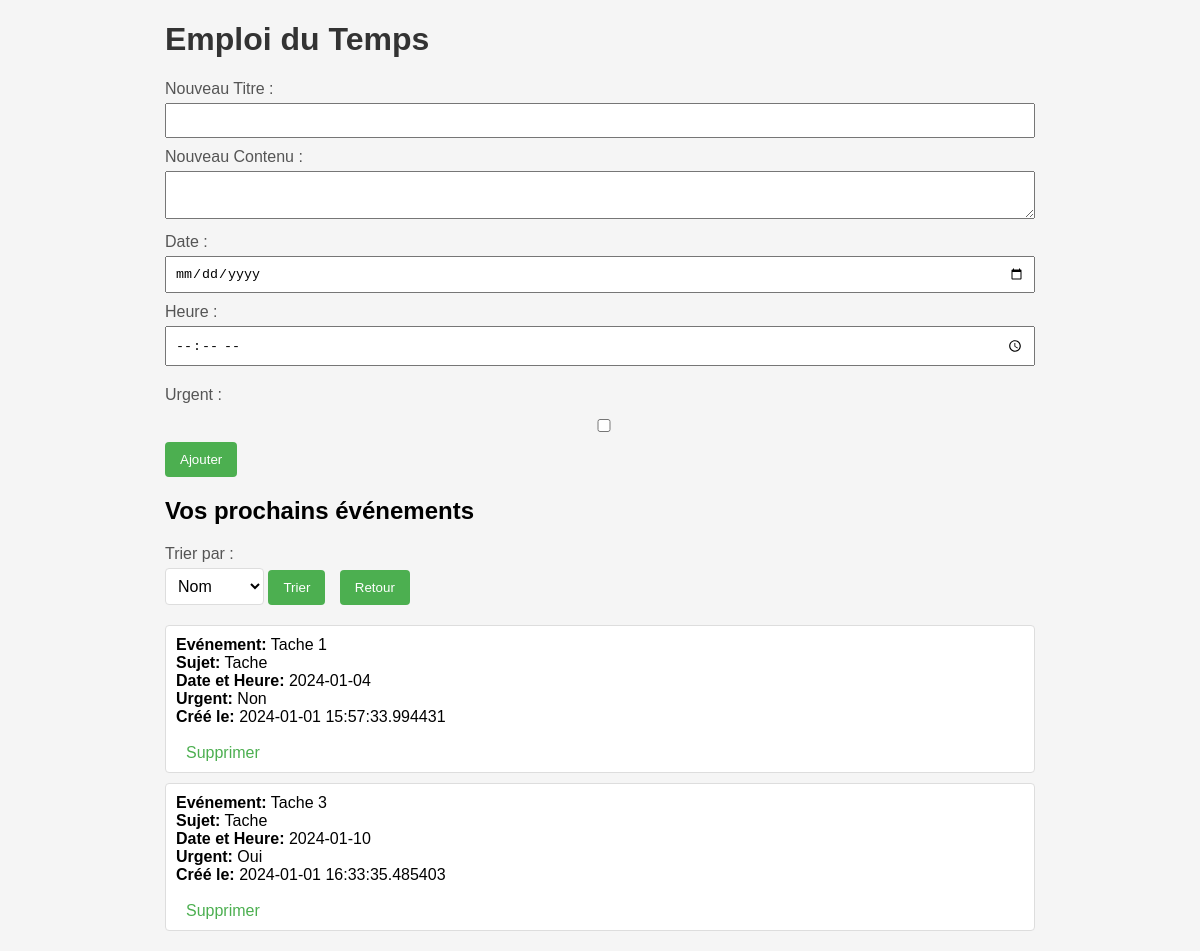
Before: / with the older database file.
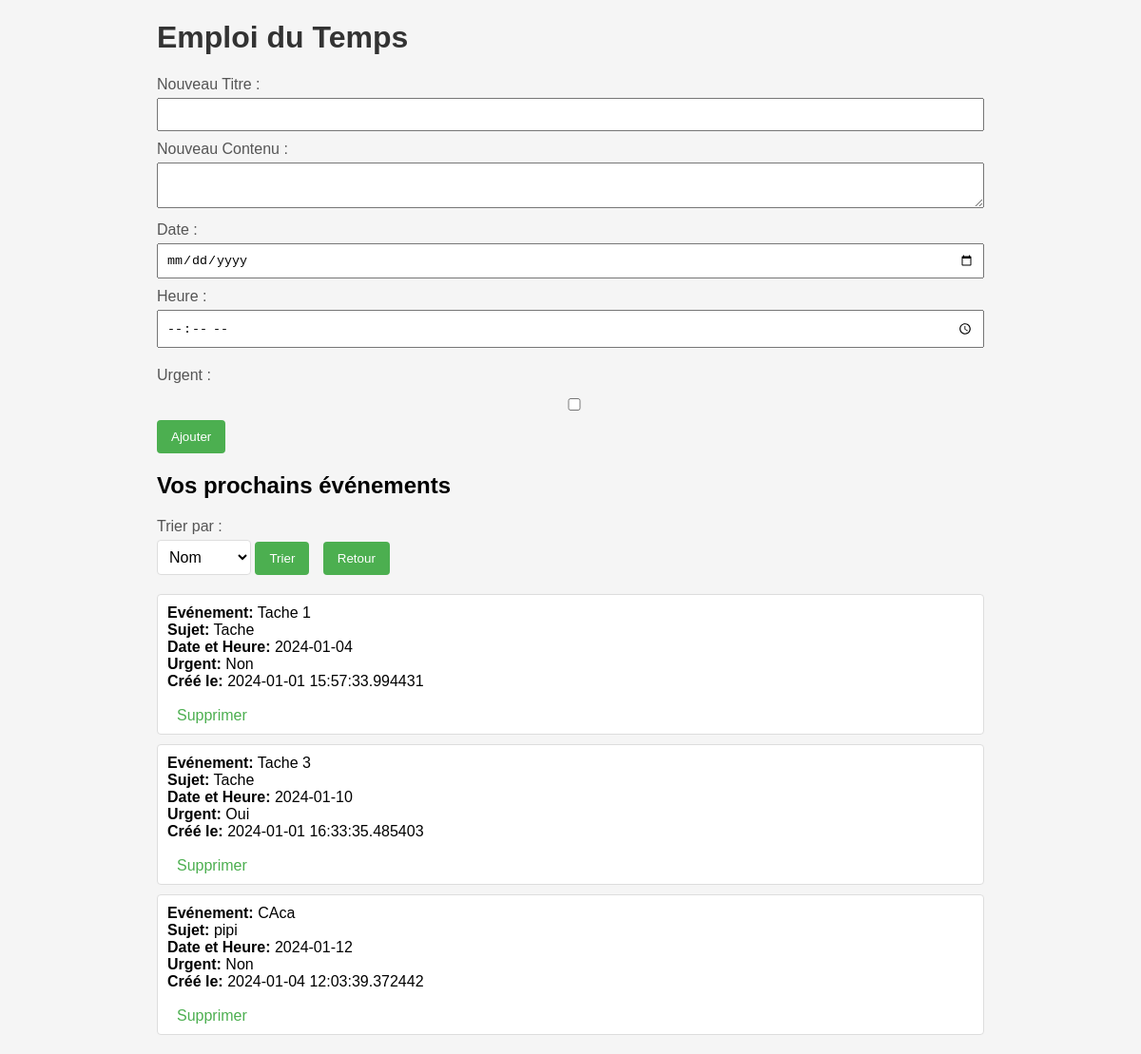
After: the same page with the newer database file.
### tables this page shows
CREATE TABLE taches (
                id INTEGER PRIMARY KEY AUTOINCREMENT,
                titre TEXT NOT NULL,
                contenu TEXT NOT NULL,
                date DATETIME,
                urgent BIT, 
                creation DATETIME DEFAULT CURRENT_TIMESTAMP  
            );

### main.py (the view)
    def accueil(self):
        self.gestionnaire_taches.supprimer_taches_expirees()
        taches = self.gestionnaire_taches.recuperer_taches()
        return render_template('accueil.html', taches=taches)

### main.py (called while the page is built)
    def recuperer_taches(self):
        with self.base_de_donnees as conn:
            cursor = conn.cursor()
            cursor.execute('SELECT id, titre, contenu, urgent, date, creation FROM taches ORDER BY date')
            return [Tache(row[0], row[1], row[2], row[3], datetime.strptime(row[4], '%d/%m/%Y %H:%M').date(), row[5]) for row in cursor.fetchall()]

    def supprimer_taches_expirees(self):
        date_actuelle = date.today()
        taches_expirees = [tache for tache in self.taches if tache.date < date_actuelle]
        with self.base_de_donnees as conn:
            cursor = conn.cursor()
            for tache in taches_expirees:
                cursor.execute('DELETE FROM taches WHERE id = ?', (tache.id,))
        self.taches = self.recuperer_taches()

### templates/accueil.html (shortened to what this page needs)
<!DOCTYPE html>
<html lang="fr">
<head>
</head>
<body>
    <div class="form-container">
        <h1>Emploi du Temps</h1>
        <form action="/ajouter_tache" method="post">
            <label for="titre">Nouveau Titre :</label>
            <input type="text" name="titre" required>
            <label for="contenu">Nouveau Contenu :</label>
            <textarea name="contenu" required></textarea>
            <label for="date">Date :</label>
            <input type="date" name="date" min="{{ date_actuelle }}" required>
            <label for="heure">Heure :</label>
            <input type="time" name="heure" required>
            <label class="urgent-label" for="urgent">Urgent :</label>
            <input type="checkbox" name="urgent" id="urgent" class="urgent-checkbox">
            <button type="submit">Ajouter</button>
        </form>
        {% if taches %}
            <ul>
                <h2>Vos prochains événements</h2>
                <form action="/trier_evenements" method="post">
                    <label for="tri">Trier par :</label>
                    <select name="tri" id="tri">
                        <option value="nom" selected>Nom</option>
                    </select>
                    <button type="submit">Trier</button>
                    <a href="{{ url_for('accueil') }}">
                        <button type="button">Retour</button>
                    </a>
                </form>
                {% for tache in taches %}
                    <li>
                        <strong>Evénement:</strong> {{ tache.titre }}<br>
                        <strong>Sujet:</strong> {{ tache.contenu }}<br>
                        <strong>Date et Heure:</strong> {{ tache.date }}<br>
                        <strong>Urgent:</strong> {% if tache.urgent %}Oui{% else %}Non{% endif %}<br>
                        <strong>Créé le:</strong> {{ tache.creation }}<br><br>
                        <a href="{{ url_for('supprimer_tache', id=tache.id) }}">Supprimer</a>
                    </li>
                {% endfor %}
            </ul>
        {% else %}
            <p>Aucun événement à afficher.</p>
        {% endif %}
    </div>
</body>
</html>

### templates/accueil.html (style rules this page uses)
body { font-family: Arial, sans-serif; background-color: #f5f5f5; margin: 20px; }
h1 { color: #333; }
form { margin-bottom: 20px; }
label { display: block; margin-bottom: 5px; color: #555; }
input, textarea { width: 100%; padding: 8px; margin-bottom: 10px; box-sizing: border-box; }
button { background-color: #4caf50; color: white; padding: 10px 15px; border: none; border-radius: 4px; cursor: pointer; }
ul { list-style-type: none; padding: 0; }
li { background-color: #fff; border: 1px solid #ddd; margin-bottom: 10px; padding: 10px; border-radius: 4px; }
a { color: #4caf50; margin-left: 10px; text-decoration: none; }
select { padding: 8px; border: 1px solid #ddd; border-radius: 4px; box-sizing: border-box; font-size: 16px; background-color: #fff; cursor: pointer; }
.form-container { width: 75%; margin: 0 auto; }
.urgent-label { margin-top: 10px; text-align: left; }
.urgent-checkbox { margin-top: 10px; }

Changed rows visible on the page:
added taches: titre "CAca", contenu "pipi", date "2024-01-12", urgent "Non", creation "2024-01-04 12:03:39.372442"
